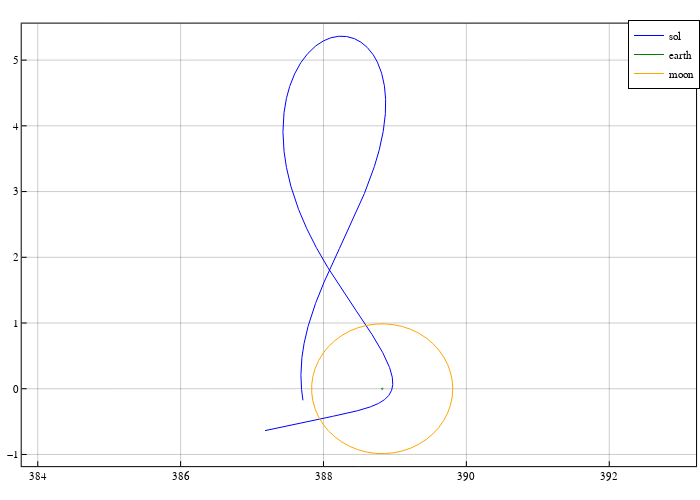

Notebook cell for this chart:
### Code cell
# initial condition: Halo orbit progapation
lps = SailorMoon.lagrange_points(param3b.mu2)

## set up of initial condition (Lyapunov orbit)
lp = 2
Az_km = 1200.0
println("Halo guess Az_km: $Az_km")
northsouth = 3   # 1 or 3
guess0 = R3BP.halo_analytical_construct(param3b.mu2, lp, Az_km, param3b.lstar, northsouth)
res = R3BP.ssdc_periodic_xzplane([param3b.mu2,], guess0.x0, guess0.period, fix="period")

x0_stm = vcat(res.x0, reshape(I(6), (6^2,)))[:]
prob_cr3bp_stm = ODEProblem(R3BP.rhs_cr3bp_svstm!, x0_stm, res.period, (param3b.mu2))
sol = solve(prob_cr3bp_stm, Tsit5(), reltol=1e-12, abstol=1e-12)#, saveat=LinRange(0, period, n+1))
monodromy = R3BP.get_stm(sol, 6)   # get monodromy matrix
ys0 = R3BP.get_eigenvector(monodromy, true, 1) # monodromy eigenvector

# arrival LPO object
LPOArrival = SailorMoon.CR3BPLPO2(
    res.x0, res.period, ys0, prob_cr3bp_stm, 1e-6, 1e-6, Tsit5(), 1e-12, 1e-12
);

# xf in the Earth-moon rotating frame
xf_em = SailorMoon.set_terminal_state2(ϕ0, θf, param3b, LPOArrival)

# change coordination from EM rot. frame to Sun-B1 frame
θs = π - θM
ωs = param3b.oms
xf_sb1 = vcat(transform_EMrot_to_SunB1(xf_em, θs, ωs), 1.0)
println(xf_sb1)

# propagate ODE
tspan = [0.0, -26.6]
prob = ODEProblem(rhs_bcr4bp_sb1frame!, xf_sb1, tspan, param)
sol = solve(prob, Tsit5(), reltol=1e-12, abstol=1e-12)

pcart = plot(size=(700,500), frame_style=:box, aspect_ratio=:equal, grid=0.4)
plot!(pcart, Array(sol)[1,:], Array(sol)[2,:], color=:blue, linewidth=1.0, label="sol", linestyle=:solid)

moon = plot_circle(1-param3b.mu2, param3b.as , 0.0)
earth = plot_circle(param3b.mu2, param3b.as, 0.0)

plot!(pcart, earth[1,:], earth[2,:], c=:green, lw=1.0, label="earth")
plot!(pcart, moon[1,:], moon[2,:], c=:orange, lw=1.0, label="moon")

### Figure 1 — Plotly figure (JSON) as saved in the notebook; plotly's stock layout.template omitted (floating-point values rounded to 4 significant figures; data arrays with more than 128 entries replaced by an {"elided": "..."} marker saying what was removed)
{"data": [{"colorbar": {"title": ""}, "legendgroup": "sol", "line": {"color": "rgba(0, 0, 255, 1.000)", "dash": "solid", "shape": "linear", "width": 1}, "mode": "lines", "name": "sol", "showlegend": true, "type": "scatter", "x": {"elided": "2849 float values"}, "xaxis": "x", "y": {"elided": "2849 float values"}, "yaxis": "y", "zmax": null, "zmin": null}, {"colorbar": {"title": ""}, "legendgroup": "earth", "line": {"color": "rgba(0, 128, 0, 1.000)", "dash": "solid", "shape": "linear", "width": 1}, "mode": "lines", "name": "earth", "showlegend": true, "type": "scatter", "x": [388.8, 388.8, 388.8, 388.8, 388.8, 388.8, 388.8, 388.8, 388.8, 388.8, 388.8, 388.8, 388.8, 388.8, 388.8, 388.8, 388.8, 388.8, 388.8, 388.8, 388.8, 388.8, 388.8, 388.8, 388.8, 388.8, 388.8, 388.8, 388.8, 388.8, 388.8, 388.8, 388.8, 388.8, 388.8, 388.8, 388.8, 388.8, 388.8, 388.8, 388.8, 388.8, 388.8, 388.8, 388.8, 388.8, 388.8, 388.8, 388.8, 388.8], "xaxis": "x", "y": [0, 0.001554, 0.003082, 0.00456, 0.005963, 0.007267, 0.008453, 0.0095, 0.01039, 0.01111, 0.01165, 0.01199, 0.01214, 0.01209, 0.01185, 0.0114, 0.01077, 0.009966, 0.008995, 0.007876, 0.006629, 0.005272, 0.003829, 0.002323, 0.0007785, -0.0007785, -0.002323, -0.003829, -0.005272, -0.006629, -0.007876, -0.008995, -0.009966, -0.01077, -0.0114, -0.01185, -0.01209, -0.01214, -0.01199, -0.01165, -0.01111, -0.01039, -0.0095, -0.008453, -0.007267, -0.005963, -0.00456, -0.003082, -0.001554, -2.976e-18], "yaxis": "y", "zmax": null, "zmin": null}, {"colorbar": {"title": ""}, "legendgroup": "moon", "line": {"color": "rgba(255, 165, 0, 1.000)", "dash": "solid", "shape": "linear", "width": 1}, "mode": "lines", "name": "moon", "showlegend": true, "type": "scatter", "x": [389.8, 389.8, 389.8, 389.7, 389.7, 389.6, 389.5, 389.4, 389.3, 389.2, 389.1, 389.0, 388.9, 388.7, 388.6, 388.5, 388.4, 388.3, 388.2, 388.1, 388.0, 387.9, 387.9, 387.9, 387.8, 387.8, 387.9, 387.9, 387.9, 388.0, 388.1, 388.2, 388.3, 388.4, 388.5, 388.6, 388.7, 388.9, 389.0, 389.1, 389.2, 389.3, 389.4, 389.5, 389.6, 389.7, 389.7, 389.8, 389.8, 389.8], "xaxis": "x", "y": [0, 0.1263, 0.2506, 0.3707, 0.4848, 0.5908, 0.6872, 0.7723, 0.8448, 0.9033, 0.947, 0.9752, 0.9873, 0.9833, 0.9631, 0.9271, 0.8758, 0.8102, 0.7313, 0.6404, 0.5389, 0.4286, 0.3113, 0.1888, 0.06329, -0.06329, -0.1888, -0.3113, -0.4286, -0.5389, -0.6404, -0.7313, -0.8102, -0.8758, -0.9271, -0.9631, -0.9833, -0.9873, -0.9752, -0.947, -0.9033, -0.8448, -0.7723, -0.6872, -0.5908, -0.4848, -0.3707, -0.2506, -0.1263, -2.42e-16], "yaxis": "y", "zmax": null, "zmin": null}], "layout": {"annotations": [], "height": 500, "legend": {"bgcolor": "rgba(255, 255, 255, 1.000)", "bordercolor": "rgba(0, 0, 0, 1.000)", "borderwidth": 1, "font": {"color": "rgba(0, 0, 0, 1.000)", "family": "sans-serif", "size": 11}, "title": {"font": {"color": "rgba(0, 0, 0, 1.000)", "family": "sans-serif", "size": 15}, "text": ""}, "tracegroupgap": 0, "traceorder": "normal", "x": 1, "xanchor": "auto", "y": 1, "yanchor": "auto"}, "margin": {"b": 20, "l": 0, "r": 0, "t": 20}, "paper_bgcolor": "rgba(255, 255, 255, 1.000)", "plot_bgcolor": "rgba(255, 255, 255, 1.000)", "showlegend": true, "width": 700, "xaxis": {"anchor": "y", "domain": [0.03102, 0.9944], "gridcolor": "rgba(0, 0, 0, 0.400)", "gridwidth": 0.5, "linecolor": "rgba(0, 0, 0, 1.000)", "mirror": true, "range": [383.8, 393.2], "showgrid": true, "showline": true, "showticklabels": true, "tickangle": 0, "tickcolor": "rgb(0, 0, 0)", "tickfont": {"color": "rgba(0, 0, 0, 1.000)", "family": "sans-serif", "size": 11}, "tickmode": "array", "ticks": "inside", "ticktext": ["384", "386", "388", "390", "392"], "tickvals": [384, 386, 388, 390, 392], "title": "", "titlefont": {"color": "rgba(0, 0, 0, 1.000)", "family": "sans-serif", "size": 15}, "type": "-", "visible": true, "zeroline": false, "zerolinecolor": "rgba(0, 0, 0, 1.000)"}, "yaxis": {"anchor": "x", "domain": [0.0301, 0.9921], "gridcolor": "rgba(0, 0, 0, 0.400)", "gridwidth": 0.5, "linecolor": "rgba(0, 0, 0, 1.000)", "mirror": true, "range": [-1.178, 5.555], "showgrid": true, "showline": true, "showticklabels": true, "tickangle": 0, "tickcolor": "rgb(0, 0, 0)", "tickfont": {"color": "rgba(0, 0, 0, 1.000)", "family": "sans-serif", "size": 11}, "tickmode": "array", "ticks": "inside", "ticktext": ["−1", "0", "1", "2", "3", "4", "5"], "tickvals": [-1, 0, 1, 2, 3, 4, 5], "title": "", "titlefont": {"color": "rgba(0, 0, 0, 1.000)", "family": "sans-serif", "size": 15}, "type": "-", "visible": true, "zeroline": false, "zerolinecolor": "rgba(0, 0, 0, 1.000)"}}}
